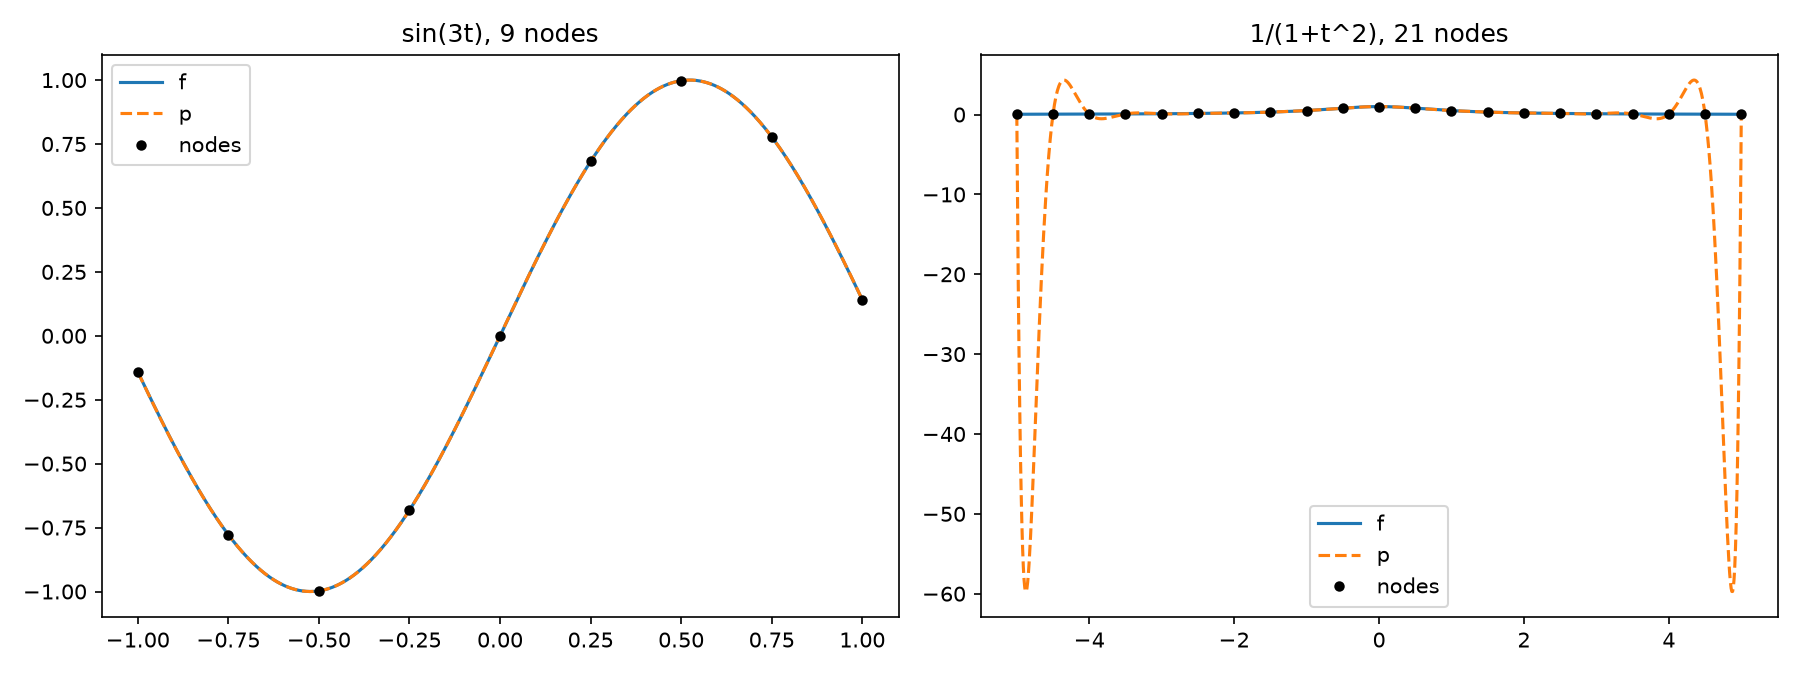

Here is the Python script that generated this plot:
import numpy as np
import matplotlib.pyplot as plt
rng = np.random.default_rng(0)  # random number generator for test matrices


# same function as in P3
def rref(A, tol=1e-10):
    """Return (R, pivots): the RREF of A and the list of pivot columns."""
    R = np.array(A, dtype=float)  # work on a copy of A
    m, n = R.shape
    pivots = []
    r = 0  # row where the next pivot will be
    for c in range(n):
        if r == m:
            break
        # row with the largest absolute value in column c
        p = r
        for i in range(r + 1, m):
            if abs(R[i, c]) > abs(R[p, c]):
                p = i
        if abs(R[p, c]) < tol:
            R[r:, c] = 0  # only rounding errors are left here
            continue
        R[[r, p]] = R[[p, r]]
        R[r] = R[r] / R[r, c]
        for i in range(m):
            if i != r:
                R[i] = R[i] - R[i, c] * R[r]
        pivots.append(c)
        r += 1
    return R, pivots


def inverse(P):
    """Gauss-Jordan: row reduce (P | I) and take the right block."""
    n = len(P)
    # tol=0: the 21 x 21 Vandermonde matrix can have small pivots that are not zero
    R, pivots = rref(np.hstack([P, np.eye(n)]), tol=0)
    if pivots != list(range(n)):
        raise np.linalg.LinAlgError("matrix is singular")
    return R[:, n:]


def dual_basis(P):
    """Rows of the result are the dual basis of the columns of P."""
    return inverse(P)


def vandermonde(t, d):
    """V[k, j] = t_k ** j"""
    return np.array([[tk ** j for j in range(d + 1)] for tk in t], dtype=float)


def interpolate(f, t):
    """Coefficients of p = sum_k f(t_k) L_k. The columns of V^-1 are the L_k."""
    L = dual_basis(vandermonde(t, len(t) - 1))
    coef = np.zeros(len(t))
    for k in range(len(t)):
        coef = coef + f(t[k]) * L[:, k]
    return coef


def evaluate(coef, x):
    """Value of the polynomial with these coefficients (Horner's method)."""
    y = np.zeros_like(x)
    for a in coef[::-1]:
        y = y * x + a
    return y


def main():
    # random basis
    P = rng.normal(size=(5, 5))
    r = dual_basis(P)
    print("r_i b_j is the identity:", np.allclose(r @ P, np.eye(5)))
    print("agrees with np.linalg.inv:", np.allclose(r, np.linalg.inv(P)))
    x = rng.normal(size=5)
    x2 = np.zeros(5)
    for i in range(5):
        x2 = x2 + (r[i] @ x) * P[:, i]
    print("x = sum (r_i x) b_i:", np.allclose(x, x2))

    # Why are the L_j the columns of V^-1?
    # If c is the coefficient vector of p, then (V c)_k = p(t_k).
    # L_j has value 1 at t_j and 0 at the other nodes, so V c = e_j.
    # Then c = V^-1 e_j, and this is the j-th column of V^-1.
    L = dual_basis(vandermonde([-1, 0, 1], 2))
    print("V^-1 for nodes -1, 0, 1:\n", np.round(L, 10) + 0.0)
    # Example 8.9: x(x-1)/2, 1-x^2, x(x+1)/2
    example = np.array([[0, -0.5, 0.5], [1, 0, -1], [0, 0.5, 0.5]]).T
    print("agrees with Example 8.9:", np.allclose(L, example))

    # interpolation
    cases = [
        (lambda t: np.sin(3 * t), -1, 1, 9, "sin(3t), 9 nodes"),
        (lambda t: 1 / (1 + t ** 2), -5, 5, 21, "1/(1+t^2), 21 nodes"),
    ]
    fig, axes = plt.subplots(1, 2, figsize=(12, 4.5))
    for ax, (f, a, b, n, name) in zip(axes, cases):
        t = np.linspace(a, b, n)
        coef = interpolate(f, t)
        s = np.linspace(a, b, 1001)
        p = evaluate(coef, s)
        error = np.abs(p - f(s))
        middle = np.abs(s) < (b - a) / 4
        print(name)
        print("  error at the nodes:", np.abs(evaluate(coef, t) - f(t)).max())
        print("  largest error:", error.max(), "at t =", s[error.argmax()])
        print("  largest error in the middle half:", error[middle].max())
        ax.plot(s, f(s), label="f")
        ax.plot(s, p, "--", label="p")
        ax.plot(t, f(t), "ko", ms=4, label="nodes")
        ax.set_title(name)
        ax.legend()
    fig.tight_layout()
    fig.savefig("p12.png", dpi=150)

    # What goes wrong: sin(3t) is fine everywhere. For 1/(1+t^2) the polynomial
    # is good in the middle, but near -5 and 5 it oscillates a lot between
    # the nodes. It still goes through all the nodes.
    # More equally spaced nodes do not help, the oscillations become bigger.


if __name__ == "__main__":
    main()
